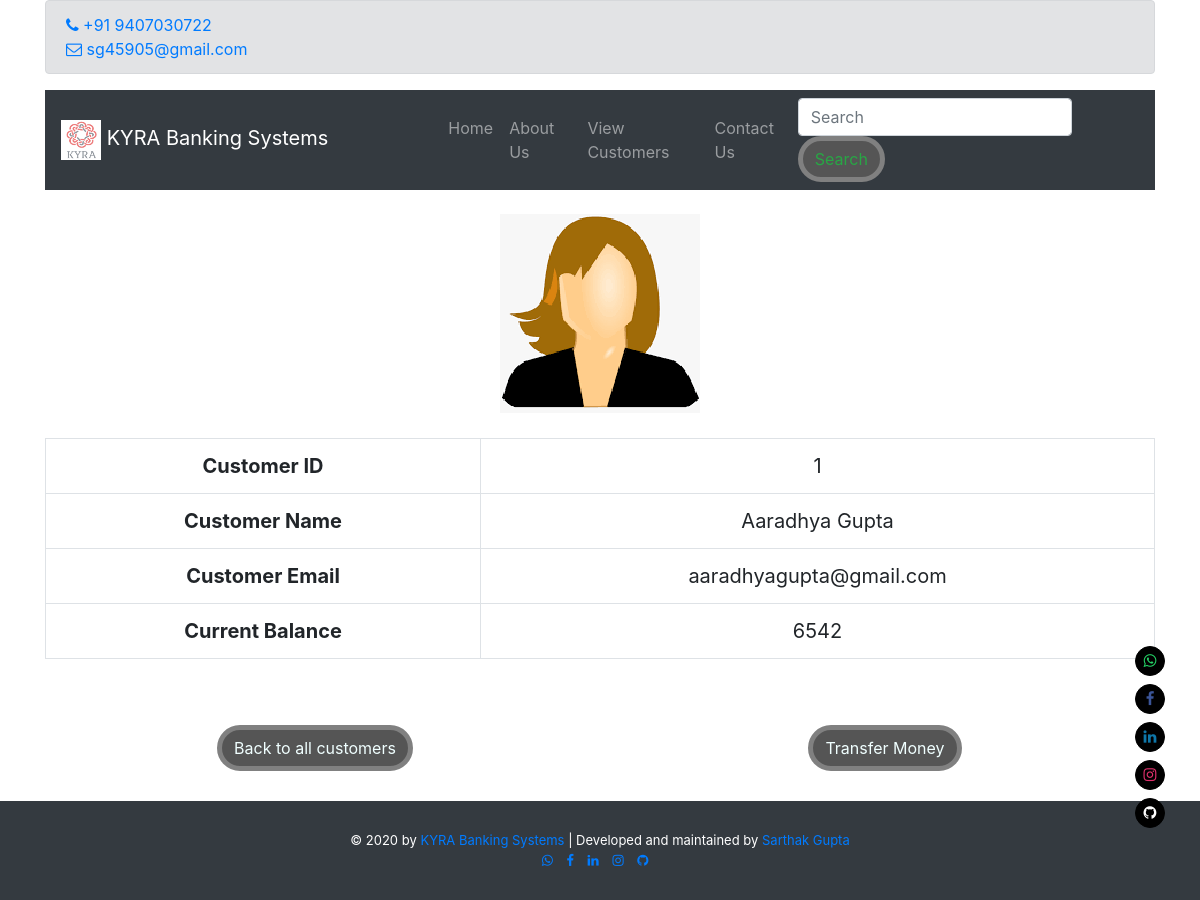
The app's page /details.php?customer_id=1 with its own data.
### tables this page shows
CREATE TABLE `customers` (
  `customer_id` int(11) NOT NULL,
  `customer_name` text NOT NULL,
  `customer_email` text NOT NULL,
  `current_balance` int(11) NOT NULL,
  `customer_image` text NOT NULL
);

### details.php (the view, shortened to what this page needs)
<!DOCTYPE html>
<?php
    include("functions.php");
?>
<html lang="en">
    <head>
        <link rel="stylesheet" href="https://stackpath.bootstrapcdn.com/bootstrap/4.5.1/css/bootstrap.min.css">
        <link rel="stylesheet" href="https://stackpath.bootstrapcdn.com/font-awesome/4.7.0/css/font-awesome.min.css">
        <link rel="stylesheet" href="style.css" media="all">
    </head>
    <body>
        <div class="container">
            <div class="alert alert-secondary" role="alert">
                <li style="list-style-type: none;">
                    <a style="padding-right: 10px; text-decoration: none;" href="tel:+919407030722" target="_blank">
                        <i class="fa fa-phone"></i> +91 9407030722
                    </a>
                </li>
                <li style="list-style-type: none;">
                    <a style="padding-right: 10px; text-decoration: none;" href="mailto:sg45905@gmail.com" target="_blank">
                        <i class="fa fa-envelope-o"></i> sg45905@gmail.com
                    </a>
                </li>
            </div>
            <nav class="navbar navbar-expand-lg navbar-dark bg-dark">
                <a class="navbar-brand pr-0 pr-sm-5" href="index.php">
                    <img src="images/logo.png" height="40px" width="40px">
                    KYRA Banking Systems
                </a>
                <div class="collapse navbar-collapse" id="navbarSupportedContent">
                    <ul class="navbar-nav mr-auto pl-0 pl-sm-5">
                        <li class="nav-item">
                            <a class="nav-link" href="index.php">Home</a>
                        </li>
                        <li class="nav-item">
                            <a class="nav-link" href="about.php">About Us</a>
                        </li>
                        <li class="nav-item">
                            <a class="nav-link" href="customer.php">View Customers</a>
                        </li>
                        <li class="nav-item">
                            <a class="nav-link" href="contact.php">Contact Us</a>
                        </li>
                    </ul>
                    <form class="form-inline my-2 my-lg-0" method="get" action="results.php" enctype="multipart/form-data">
                        <input class="form-control mr-sm-2" type="text" placeholder="Search" aria-label="Search" name="user_query">
                        <button class="btn btn-outline-success my-2 my-sm-0" type="submit">Search</button>
                    </form>
                </div>
            </nav>
        </div>
        <br>
        <div class="container">
            <?php
                if(isset($_GET['customer_id'])) {
                    $c_id = $_GET['customer_id'];
                    $get_customers = "select * from customers where customer_id='$c_id'";
                    $run_customers = mysqli_query($con, $get_customers);
                    while ($row_customers = mysqli_fetch_array($run_customers)) {
                        $customer_id = $row_customers['customer_id'];
                        $customer_name = $row_customers['customer_name'];
                        $customer_email = $row_customers['customer_email'];
                        $current_balance = $row_customers['current_balance'];
                        $customer_image = $row_customers['customer_image'];
                        echo "
                            <center>
                                <img src='images/customers/$customer_image'>
                            </center>
                            <br>
                            <table class='table table-bordered' style='text-align: center; font-size: 20px;'>
                                <tr>
                                    <th scope='col'>Customer ID</th>
                                    <td>$customer_id</td>
                                </tr>
                                <tr>
                                    <th scope='col'>Customer Name</th>
                                    <td>$customer_name</td>
                                </tr>
                                <tr>
                                    <th scope='col'>Customer Email</th>
                                    <td>$customer_email</td>
                                </tr>
                                <tr>
                                    <th scope='col'>Current Balance</th>
                                    <td>$current_balance</td>
                                </tr>
                            </table>
                            <div class='row'>
                                <div class='col-6'>
                                    <center>
                                        <button class='btn'>
                                            <a href='Customer.php' style='text-decoration: none; color: #f0ffff;'>Back to all customers</a>
                                        </button>
                                    </center>
                                </div>
                                <div class='col-6'>
                                    <center>
                                        <button class='btn'>
                                            <a href='transfer.php?customer_id=$c_id' style='text-decoration: none; color: #f0ffff;'>Transfer Money</a>
                                        </button>
                                    </center>
                                </div>
                            </div>
                        ";
                    }
                }
            ?>
        </div>
        <div class="site-social-float">
            <a class="attesa-social" href="https://wa.me/919407030722" target="_blank" rel="noopener" title="Whatsapp">
                <i class="fa fa-whatsapp" style="color: #25d366">
                </i>
            </a>
            <a class="attesa-social" href="https://www.facebook.com/sg45905" target="_blank" rel="noopener" title="Facebook">
                <i class="fa fa-facebook" style="color: #3b5598">
                </i>
            </a>
            <a class="attesa-social" href="https://www.linkedin.com/in/sg45905/" target="_blank" rel="noopener" title="LinkedIn">
                <i class="fa fa-linkedin" style="color: #0e76a8;">
                </i>
            </a>
            <a class="attesa-social" href="https://www.instagram.com/sg.2906" target="_blank" rel="noopener" title="Instagram">
                <i class="fa fa-instagram" style="color: #e1306c">
                </i>
            </a>
            <a class="attesa-social" href="https://github.com/sg45905" target="_blank" rel="noopener" title="Github">
                <i class="fa fa-github" style="color: white">
                </i>
            </a>
        </div>
        <div class="text-center bg-dark footer">
            &copy; 2020 by <a href="index.html">KYRA Banking Systems</a> | Developed and maintained by <a href="https://sg45905.github.io" target="_blank">Sarthak Gupta</a>
            <br>
            <a style="padding-right: 10px;" href="https://wa.me/919407030722" target="_blank">
                <i class="fa fa-whatsapp"></i>
            </a>
            <a style="padding-right: 10px;" href="https://facebook.com/sg45905" target="_blank">
                <i class="fa fa-facebook"></i>
            </a>
            <a style="padding-right: 10px;" href="https://linkedin.com/in/sg45905" target="_blank">
                <i class="fa fa-linkedin"></i>
            </a>
            <a style="padding-right: 10px;" href="https://instagram.com/sg.2906" target="_blank">
                <i class="fa fa-instagram"></i>
            </a>
            <a style="padding-right: 10px;" href="https://github.com/sg45905" target="_blank">
                <i class="fa fa-github"></i>
            </a>
        </div>
    </body>
</html>

### style.css (style rules this page uses)
html { scroll-behavior: smooth; }
.footer { margin-top: 30px; padding: 30px; color: white; font-size: small; }
.footer a { text-decoration: none; }
.btn { text-align: center; margin-top: 50px; border: 5px solid gray; border-radius: 30px; background-color: #555; }
.site-social-float { position: fixed; bottom: 4em; z-index: 999; opacity: 1; -webkit-transition: all .3s ease-in-out; -moz-transition: all .3s ease-in-out; transition: all .3s ease-in-out; right: 35px; }
.site-social-float a { border-color: black; display: block; width: 30px; height: 30px; font-size: 15px; text-align: center; line-height: 28px; margin: 8px 0; border-width: 1px; border-style: solid; -webkit-transition: #ececec .3s ease-in-out; -moz-transition: #ececec .3s ease-in-out; transition: #ececec .3s ease-in-out; border-radius: 50%; background: black; }

### records on screen
customers: customer_image (picture), customer_id "1", customer_name "Aaradhya Gupta", customer_email "aaradhyagupta@gmail.com", current_balance "6542"
